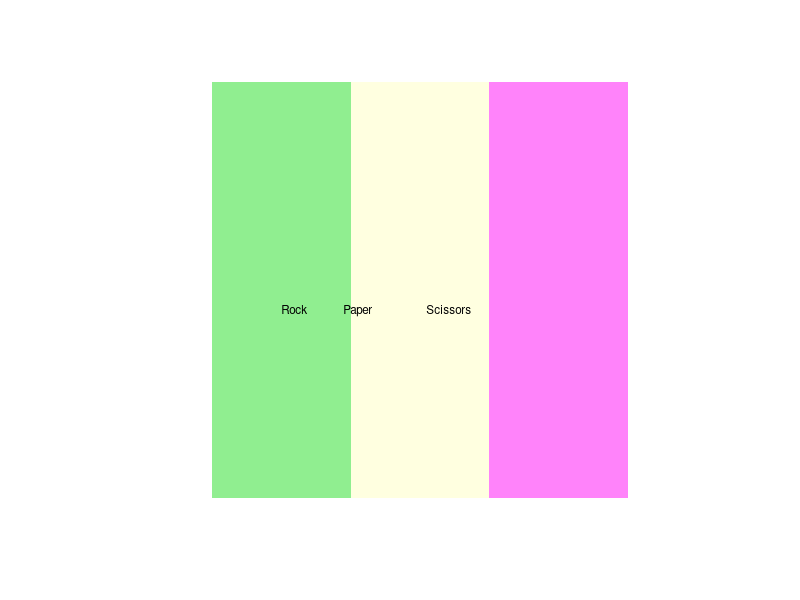

This chart was generated by the following R code: (Note: this script raises an error after producing the figure.)
##########################################
# 
# Play Rock-Paper-Scissors with R
# Series:
# Little Useless-useful R functions #8
# Created: November 11, 2020
# Author: Tomaz Kastrun
# Blog: tomaztsql.wordpress.com
# V.1.0

# Changelog: 
#        - adding x11()
###########################################


#################################### 
##### Input bet as a function  #####
####################################


play_RPS <- function(bet) {
  bets <- c("R","P", "S") 
  if(bet %in% bets){
    
    solution_df <- data.frame(combo=c("RP", "PR", "PS", "SP", "RS", "SR", "PP", "RR", "SS"), win = c("01","10", "01","10", "10", "01", "00","00","00") )
    REngine <- sample(bets,1)  
    combo <- paste0(REngine,bet, collapse="")
    res <-solution_df[ which(solution_df$combo==combo),2]
    if (res=="10"){
      res_print <<- print(paste0("You lost. Your bet: ",bet ,". Computer draw: ", REngine), collapse="")
    } else if(res=="00"){
      res_print <<-print(paste0("It's a tie! Your bet: ",bet ,". Computer draw: ", REngine), collapse="")
    }else {
      res_print <<- print(paste0("You win! Your bet: ",bet ,". Computer draw: ", REngine), collapse="")
    }
  }
  else {
    print("Please input valid bet!")
  }
}


# Run test
play_RPS("R")


##############################
##### Using x11  ############
##############################


### Navigating through x11 with play_RPS function
## Concept/part of code of using x11() function by Darren Tsai
click <- function(rock.paper.scissors=defaultRPS){
  
  while(length(place.na)==9){
    mouse.at <- locator(n = 1, type = "p") 
    x.at <- round(mouse.at$x)
    y.at <- round(mouse.at$y)
    if(all(is.na(place.na))){
      defaultRPS <<- rock.paper.scissors()
    }else if(x.at > 3.5 | x.at < 0.5 | y.at > 3.5 | y.at < 0.5){
      r <<- r + 1
      title(sub=list("Click outside:Quit/inside:Restart", col="black", font=2, cex=2), line=2)
      if(r==2){
        dev.off()
        break
      }
    }else{
      if(r==1){
        defaultRPS <<- rock.paper.scissors()
      }else{
        if(x.at==1){ res_print <<- play_RPS("R") 
          title(sub=list(res_print, col="black", font=0.5, cex=2.5), line=2)}
        if(x.at==2){ play_RPS("S") 
          title(sub=list(res_print, col="black", font=0.5, cex=2.5), line=2)}
        if(x.at==3){ play_RPS("P") 
          title(sub=list(res_print, col="black", font=0.5, cex=2.5), line=2)}
      }
    }
  }
}


#### Board 
rock.paper.scissors <- function(){
  place.na <<- matrix(1:9, 3, 3)
  value <<- matrix(-3, 3, 3)
  k <<- 1 ; r <<- 0
  image(1:3, 1:3, matrix(1:9, 3, 3), asp=c(1, 1), xaxt="n", yaxt="n", xlab="", ylab="", frame=FALSE, col=c("lightgreen", "lightYellow", "orchid1","lightgreen", "lightYellow", "orchid1","lightgreen", "lightYellow", "orchid1"))
  mtext(side=1, line=-10, at=1.0, adj=0, cex=0.7, 'Rock            Paper                  Scissors') #change
  }

### Start with x11 
start_game <- function(){
  x11()
  defaultRPS <<- rock.paper.scissors() 
  click()
}

########################
#### Start the game ####
########################

start_game()

 
